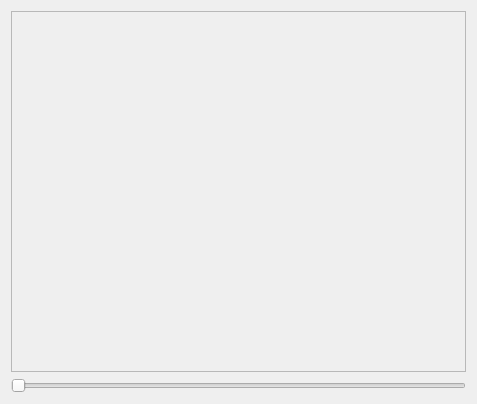
<?xml version="1.0" encoding="UTF-8"?>
<ui version="4.0">
 <class>ChartWidget</class>
 <widget class="QWidget" name="ChartWidget">
  <property name="geometry">
   <rect>
    <x>0</x>
    <y>0</y>
    <width>477</width>
    <height>404</height>
   </rect>
  </property>
  <property name="windowTitle">
   <string>ChartWidget</string>
  </property>
  <layout class="QVBoxLayout" name="verticalLayout_3">
   <item>
    <widget class="QScrollArea" name="scrollArea">
     <property name="widgetResizable">
      <bool>true</bool>
     </property>
     <widget class="QWidget" name="scrollAreaWidgetContents">
      <property name="geometry">
       <rect>
        <x>0</x>
        <y>0</y>
        <width>457</width>
        <height>363</height>
       </rect>
      </property>
      <layout class="QVBoxLayout" name="verticalLayout_2">
       <item>
        <layout class="QVBoxLayout" name="verticalLayout"/>
       </item>
      </layout>
     </widget>
    </widget>
   </item>
   <item>
    <widget class="QSlider" name="horizontalSlider">
     <property name="orientation">
      <enum>Qt::Horizontal</enum>
     </property>
    </widget>
   </item>
  </layout>
 </widget>
 <layoutdefault spacing="6" margin="11"/>
 <resources/>
 <connections/>
</ui>
